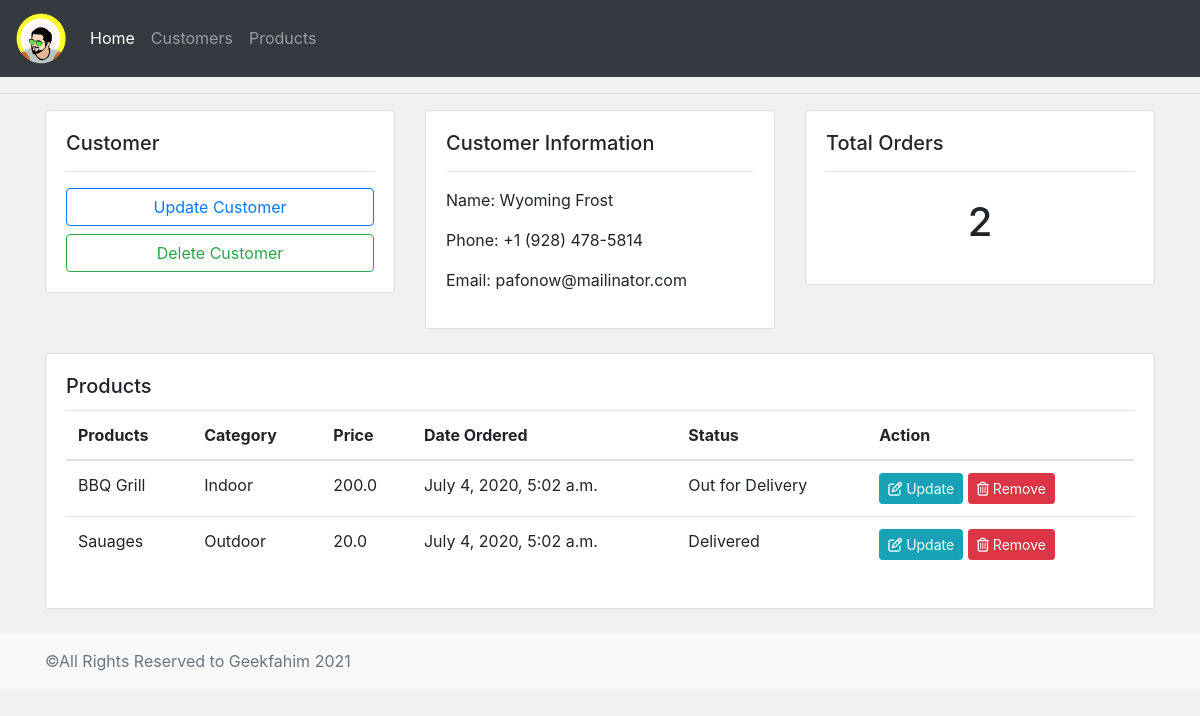
/customer_details/2, run on the app's committed database.
### accounts/models.py (models this page shows, shortened)
class Customer(models.Model):
    name = models.CharField(max_length=200,null=True)
    phone = models.CharField(max_length=200,null=True)
    email = models.CharField(max_length=200, null= True)
    date_created = models.DateTimeField(auto_now_add=True,null=True)

class Order(models.Model):
    customer = models.ForeignKey(Customer,null=True,on_delete=models.SET_NULL)
    product = models.ForeignKey(Product,null=True,on_delete=models.SET_NULL)
    STATUS = (
        ('Pending','Pending'),
        ('Out for Delivery',' Out for Delivery'),
        ('Delivered','Delivered')
    )
    status = models.CharField(max_length=200,null=True,choices=STATUS)
    date_created = models.DateTimeField(auto_now_add=True,null=True)

class Product(models.Model):
    CATEGORY = (
        ('Indoor','Indoor'),
        ('Outdoor','Outdoor')
    )
    name = models.CharField(max_length=200, null=True)
    price = models.FloatField(null=True)
    category = models.CharField(max_length=200, null=True,choices=CATEGORY)
    description = models.CharField(max_length=200, null=True, blank=True)
    date_created = models.DateTimeField(auto_now_add=True,null=True)
    tag = models.ManyToManyField(Tag)

### accounts/views.py (the view)
# urls.py: path('customer_details/<str:pk_test>',views.customerDetail,name='customerDetail'),
def customerDetail(request,pk_test):
    customerDetail = Customer.objects.get(id=pk_test)
    orders = customerDetail.order_set.all()
    total_order = orders.count()
    contex= {'customerDetail':customerDetail,'orders':orders,'total_order':total_order}
    return render(request,"accounts/single_customer.html",contex)

### accounts/templates/accounts/single_customer.html (shortened to what this page needs)
{%extends 'accounts/main.html'%}
{%block content%}
<div class="container">
    <div class="row">
        <div class="col-md-4">
            <div class="card">
                <div class="card-body">
                    <h5 class="card-title">Customer</h5>
                    <hr>
                    <a href="{% url 'update_customer' customerDetail.id %}" alt="{{customerDetail.id}}" class="btn btn-outline-primary btn-block">Update Customer</a>
                    <a href="" class="btn btn-outline-success btn-block">Delete Customer</a>
                </div>
            </div>
        </div>
        <div class="col-md-4">
            <div class="card">
                <div class="card-body">
                    <h5 class="card-title">Customer Information</h5>
                    <hr>
                    <p>Name: {{customerDetail.name}}</p>
                    <p>Phone: {{customerDetail.phone}}</p>
                    <p>Email: {{customerDetail.email}}</p>
                </div>
            </div>
        </div>
        <div class="col-md-4">
            <div class="card">
                <div class="card-body">
                    <h5 class="card-title">Total Orders</h5>
                    <hr>
                    <h1 style="padding: 10px; text-align: center;">{{total_order}}</h1>
                </div>
            </div>
        </div>
    </div>
    <div class="product-table my-4">
        <div class="row">
            <div class="col-md">
                <div class="card">
                    <div class="card-body">
                        <h5 class="card-title">Products</h5>
                        <table class="table">
                            <thead>
                                <tr>
                                    <th>Products</th>
                                    <th>Category</th>
                                    <th>Price</th>
                                    <th>Date Ordered</th>
                                    <th>Status</th>
                                    <th>Action</th>
                                </tr>
                            </thead>
                            <tbody>
                                {%for order in orders%}
                                <tr>
                                    <td>{{order.product.name}}</td>
                                    <td>{{order.product.category}}</td>
                                    <td>{{order.product.price}}</td>
                                    <td>{{order.date_created}}</td>
                                    <td>{{order.status}}</td>
                                    <td><a href="{% url 'update_order' order.id %}" class="btn btn-sm btn-info"><i class="far fa-edit"></i>&nbsp;Update</a>
                                        <a href="{% url 'delete_order' order.id %}" class="btn btn-sm btn-danger"><i class="far fa-trash-alt"></i>&nbsp;Remove</a>
                                    </td>
                                </tr>
                                {%endfor%}
                            </tbody>
                        </table>
                    </div>
                </div>
            </div>
        </div>
    </div>
</div>
{%endblock%}

### accounts/static/css/main.css (style rules this page uses)
body { background-color:#f1f1f1; }

### data on the page
Customer: name "Wyoming Frost", phone "+1 (928) 478-5814", email "pafonow@mailinator.com"
Order: product.name "BBQ Grill", product.category "Indoor", product.price "200.0", date_created "July 4, 2020, 5:02 a.m.", status "Out for Delivery"
Order: product.name "Sauages", product.category "Outdoor", product.price "20.0", date_created "July 4, 2020, 5:02 a.m.", status "Delivered"

### other printed values
{{ total_order }} "2"
